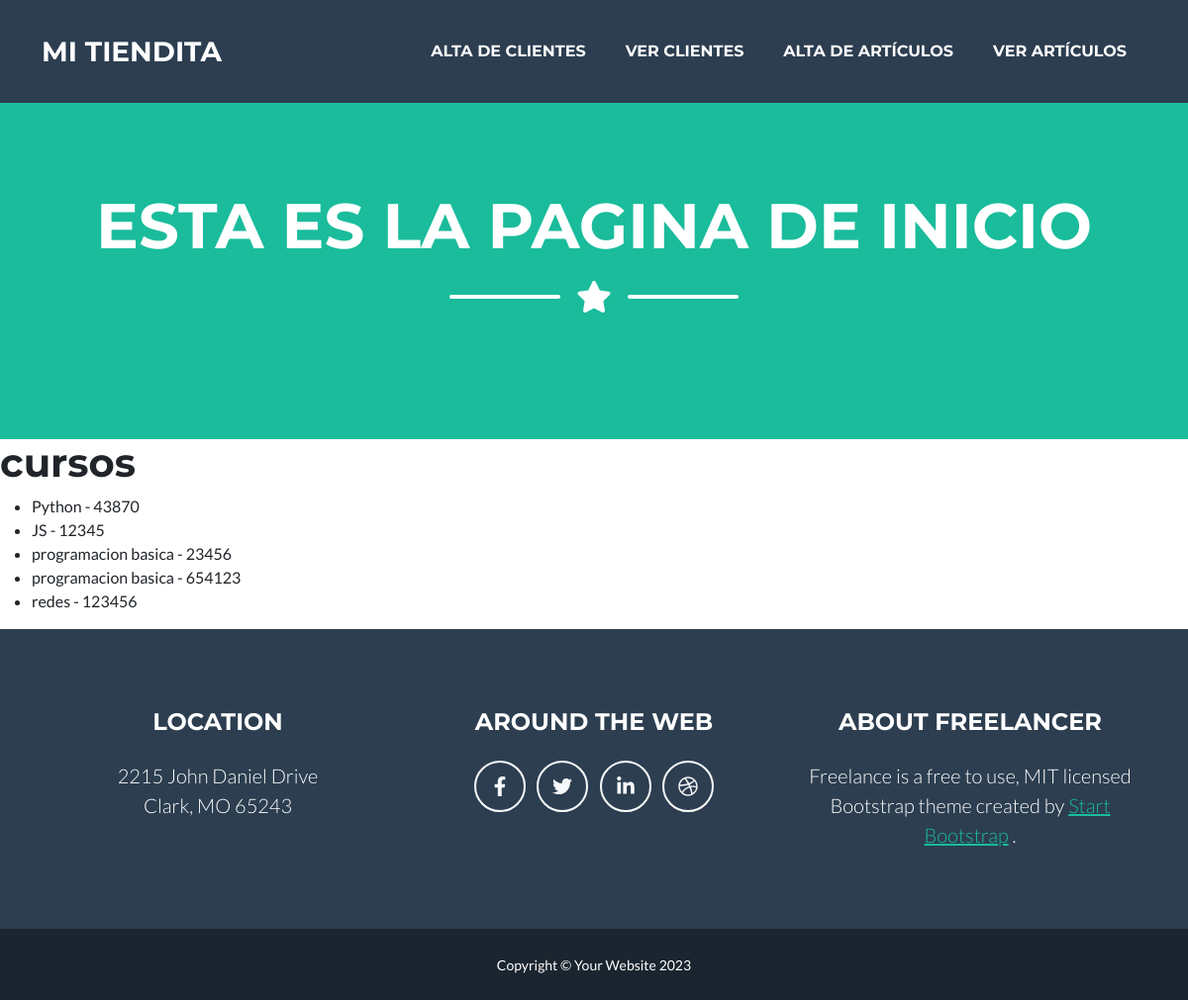
/AppCoder/cursos/, run on an earlier commit of the app's database.
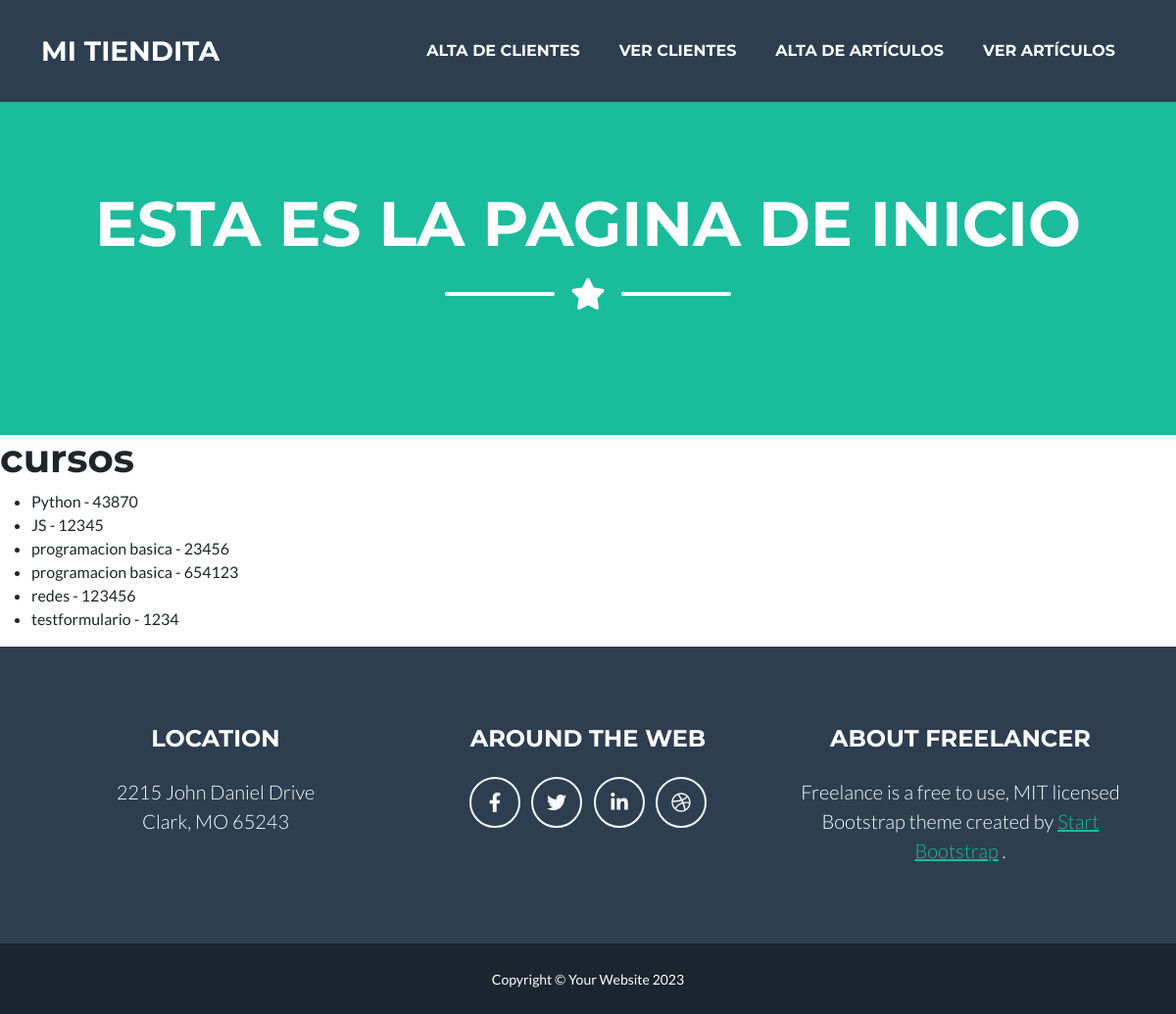
And on a later commit of the database.
### AppCoder/models.py (models this page shows, shortened)
class Curso(models.Model):
    nombre = models.CharField(max_length=50)
    comision = models.IntegerField()

### AppCoder/views.py (the view)
# urls.py: path('cursos/', cursos, name="cursos"),
def cursos(request):
        cursos = Curso.objects.all()
        return render(request, "AppCoder/cursos.html", {"cursos":cursos})

### AppCoder/templates/AppCoder/cursos.html
{%extends "AppCoder/padre.html"%}
{% load static%}
{%block titulo%} esta es la pagina de inicio{%endblock%}
{%block contenido_que_cambia%}
    <h1>cursos</h1>
    <ul>
        {% for curso in cursos %}
            <li>{{curso.nombre}} - {{curso.comision}}</li>
        {% endfor %}
    </ul>
{% endblock %}

What changed in the data, as far as the page shows it:
added Curso: nombre "testformulario", comision "1234"
